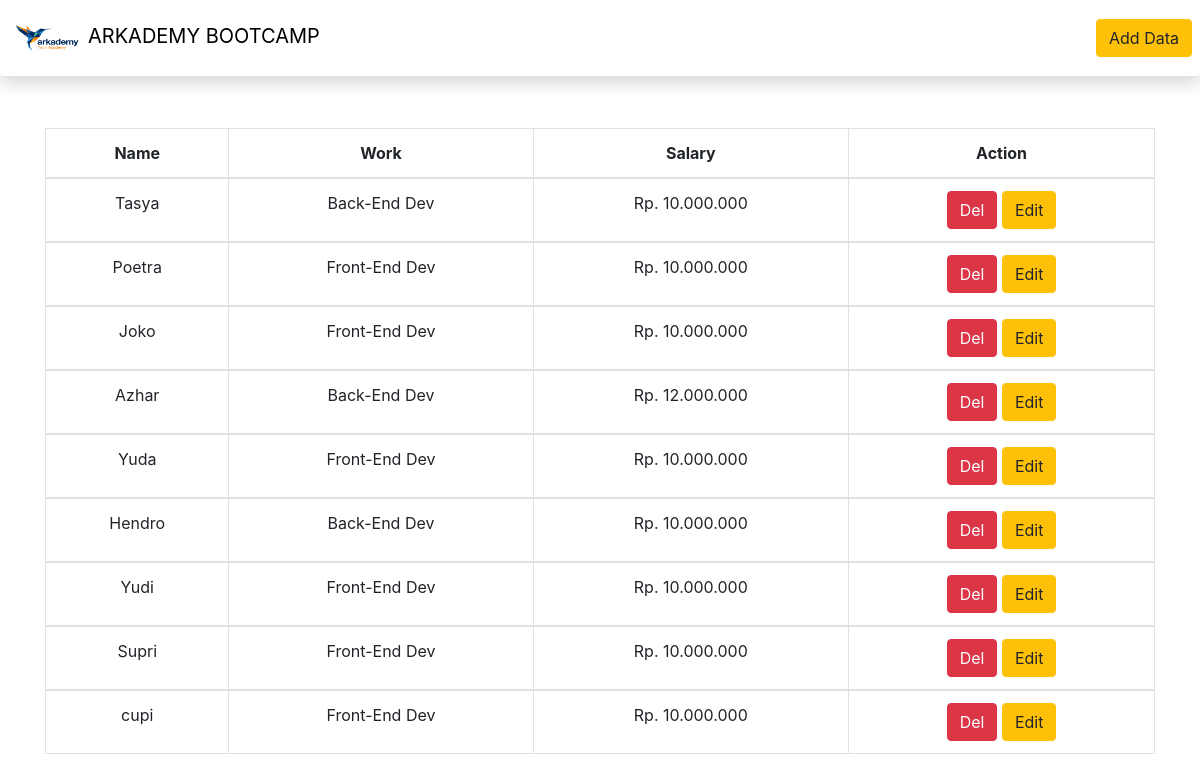
/6/index.php, run on the app's committed database.
### tables this page shows
CREATE TABLE `tblname` (
  `id` int(11) NOT NULL,
  `name` varchar(100) NOT NULL,
  `id_work` int(11) NOT NULL,
  `id_salary` int(11) NOT NULL
);

CREATE TABLE `tblwork` (
  `id` int(11) NOT NULL,
  `name` varchar(100) NOT NULL,
  `id_salary` int(11) NOT NULL
);

CREATE TABLE `tblsalary` (
  `id` int(11) NOT NULL,
  `salary` int(11) NOT NULL
);

### 6/index.php (the view, shortened to what this page needs)
<?php
  $link=mysqli_connect("localhost","root","","dbarka_2") or die (mysqli_error($link));
 ?>
<!DOCTYPE html>
<html lang="en" dir="ltr">
  <head>
    <link href="6c/bootstrap/css/bootstrap.css" rel="stylesheet" />
    <link href="6c/style.css" rel ="stylesheet" />
  </head>
  <body>
      <nav class="navbar fixed-top shadow p-2 mb-3 bg-white rounded">
        <a class="navbar-brand" href="#" style="color: #000;"><img src="6c/arkademy-logo.png" width="80" height="50"/>ARKADEMY BOOTCAMP</a>
        <button type="button" class="btn btn-warning" data-toggle="modal" data-target="#add">Add Data</button>
      </nav>
      <div class="starter-template">
      <main role="main" class="container">
        <table class="table table-bordered">
          <thead>
          <tr>
            <th>Name</th>
            <th>Work</th>
            <th>Salary</th>
            <th>Action</th>
          </tr>
        </thead>
        <?php
          $ambil=$link->query("SELECT tblname.id AS id_name, tblname.name, tblwork.id, tblwork.name AS work_name, tblsalary.id, tblsalary.salary
             FROM tblname JOIN tblwork ON tblname.id_work=tblwork.id JOIN tblsalary ON tblname.id_salary=tblsalary.id") or die(mysqli_error($link));
          while ($tampil=$ambil->fetch_array()){
         ?>
        <tbody>
          <tr>
            <td><?php echo $tampil['name']; ?></td>
            <td><?php echo $tampil['work_name'] ?></td>
            <td><?php echo "Rp. "; echo number_format($tampil['salary'], 0, ".", "."); ?></td>
            <td><a class="btn btn-danger" href="hapus.php?id=<?php echo $tampil['id_name'];?>">Del</a>
              <a href="#" class="btn btn-warning" data-toggle="modal" data-target="#edit<?php echo $tampil['id_name']?>">Edit
            </td>
          </tr>
        </tbody>
      <?php } ?>
      </table>
      </main>
    </div>
    </body>
</html>

### 6/6c/style.css (style rules this page uses)
body { padding-top: 5rem; }
.starter-template { padding: 3rem 1.5rem; text-align: center; }
.navbar { background-color: #f3f3f3; }

### data on the page
tblname: name "Tasya", id_work.name "Back-End Dev", id_salary.salary "10.000.000"
tblname: name "Poetra", id_work.name "Front-End Dev", id_salary.salary "10.000.000"
tblname: name "Joko", id_work.name "Front-End Dev", id_salary.salary "10.000.000"
tblname: name "Azhar", id_work.name "Back-End Dev", id_salary.salary "12.000.000"
tblname: name "Yuda", id_work.name "Front-End Dev", id_salary.salary "10.000.000"
tblname: name "Hendro", id_work.name "Back-End Dev", id_salary.salary "10.000.000"
tblname: name "Yudi", id_work.name "Front-End Dev", id_salary.salary "10.000.000"
tblname: name "Supri", id_work.name "Front-End Dev", id_salary.salary "10.000.000"
tblname: name "cupi", id_work.name "Front-End Dev", id_salary.salary "10.000.000"
